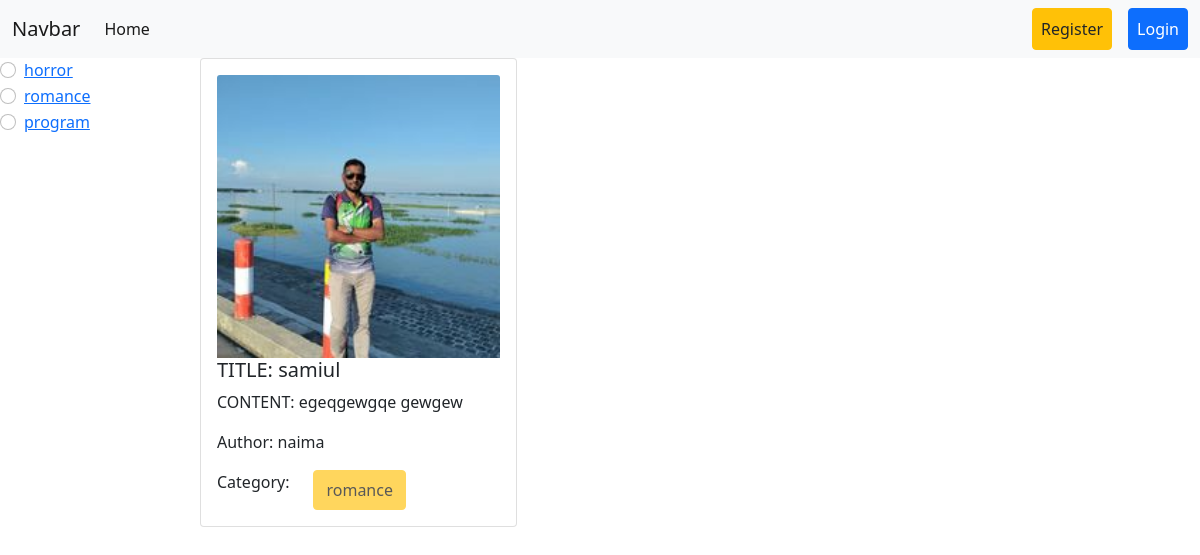
The page / on the database its author committed.
### categories/models.py (models this page shows, shortened)
class Category(models.Model):
    name=models.CharField(max_length=100)
    slug=models.SlugField(max_length=100,unique=True,null=True,blank=True)

### post/models.py (models this page shows, shortened)
class Post(models.Model):
    title=models.CharField(max_length=50)
    content=models.TextField()
    category=models.ManyToManyField(Category)
    author=models.ForeignKey(User,on_delete=models.CASCADE)
    image=models.ImageField(upload_to='post/media/uploads/',blank=True,null=True)

### blog_project/views.py (the view)
# urls.py: path('', views.home, name='home'),  # Home page route
def home(request, category_slug=None):
    data = Post.objects.all()
    categories = Category.objects.all()
    if category_slug:
        category = get_object_or_404(Category, slug=category_slug)
        data = Post.objects.filter(category=category)
    else:
        pass
    return render(request, 'home.html', {'data': data, 'category': categories})

### templates/home.html
{% extends "base.html" %}
{% load crispy_forms_tags %}
{% block content %}
<div class="d-flex flex-wrap">
  <div class="col-2">
    {% for i in category %}
    <div class="form-check">
        <input class="form-check-input" type="radio" name="category"  id="{{ i.id }}">
        <label class="form-check-label" for="{{ i.id }}">
            <a href="{% url 'category_wise_post' i.slug %}">{{ i.name }}</a>
        </label>
    </div>
    {% endfor %}
</div>
  <div class="col-10">
    <div class="row">
      {% for post in data %}
      <div class="col-sm-12 col-md-6 col-lg-4">
        <div class="card">
          <div class="card-body">
            <img src="{{post.image.url}}" class="card-img-top" alt="...">
            <h5 class="card-title">TITLE: {{ post.title }}</h5>
            <p class="card-text">CONTENT: {{ post.content }}</p>
            <p>Author: {{ post.author.first_name }}</p>
            <div class="d-flex gap-4">
              <p>Category: </p>
              {% for cat in post.category.all %}
              <button class="btn btn-warning" disabled>{{ cat.name }}</button>
              {% endfor %}
            </div>
          </div>
        </div>
      </div>
      {% endfor %}
    </div>
  </div>
</div>
{% endblock %}

### rows shown on the page
Category: name "horror"
Category: name "romance"
Category: name "program"
Post: image (picture), title "samiul", content "egeqgewgqe gewgew", author.first_name "naima"
